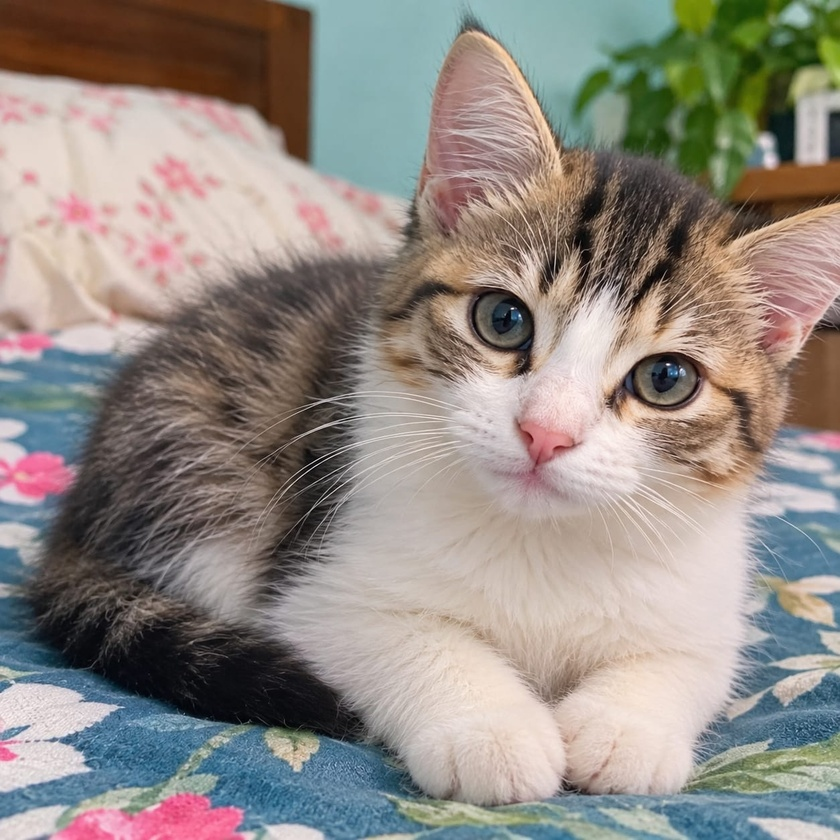
#> input picture Linear_Work/input.jpg, 840 x 840 px, shrunk from 1254 x 1254 before the run
$ python linear_work.py
#> lines starting #> are read from the running program, lines starting #| are printed output that depends on the picture
import os
import numpy as np
import matplotlib.pyplot as plt
from PIL import Image

# code-er folder-er path
here = os.path.dirname(os.path.abspath(__file__))
def in_here(name):
    return os.path.join(here, name)

# chobi niye gray banai
g = np.asarray(Image.open(in_here("input.jpg")).convert("L"), dtype=float)
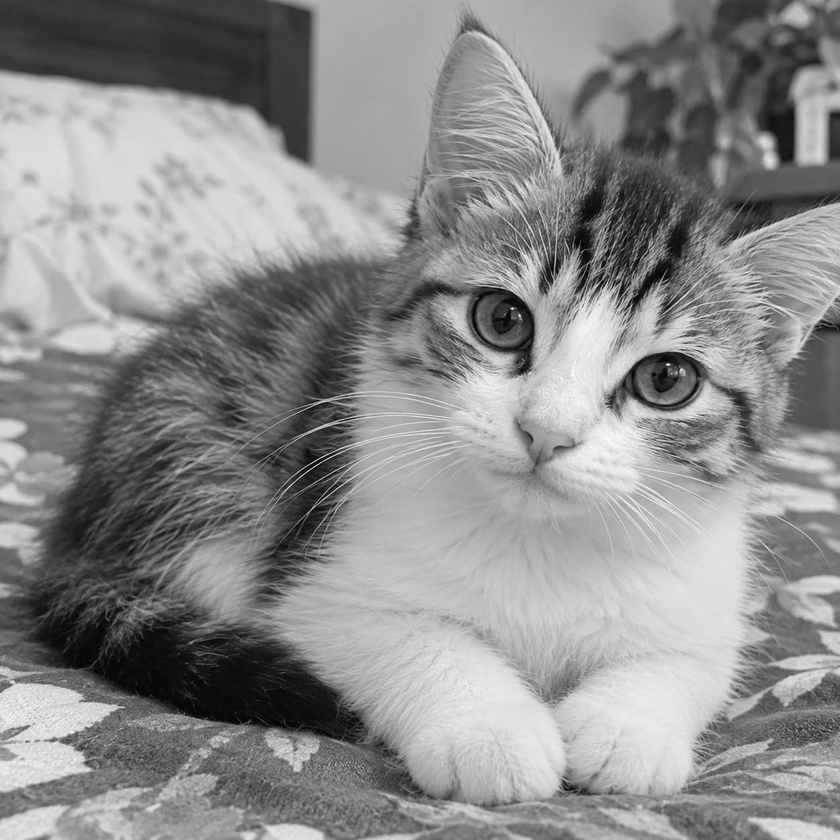
#> g: shape (840, 840) float64; min 0, max 254, mean 140.3

# ---- 1. s = a*r + b (contrast ar brightness) ----
def line_map(arr, a, b):
#> called with a = 1.8, b = 20
    return np.clip(a * arr + b, 0, 255).astype(np.uint8)
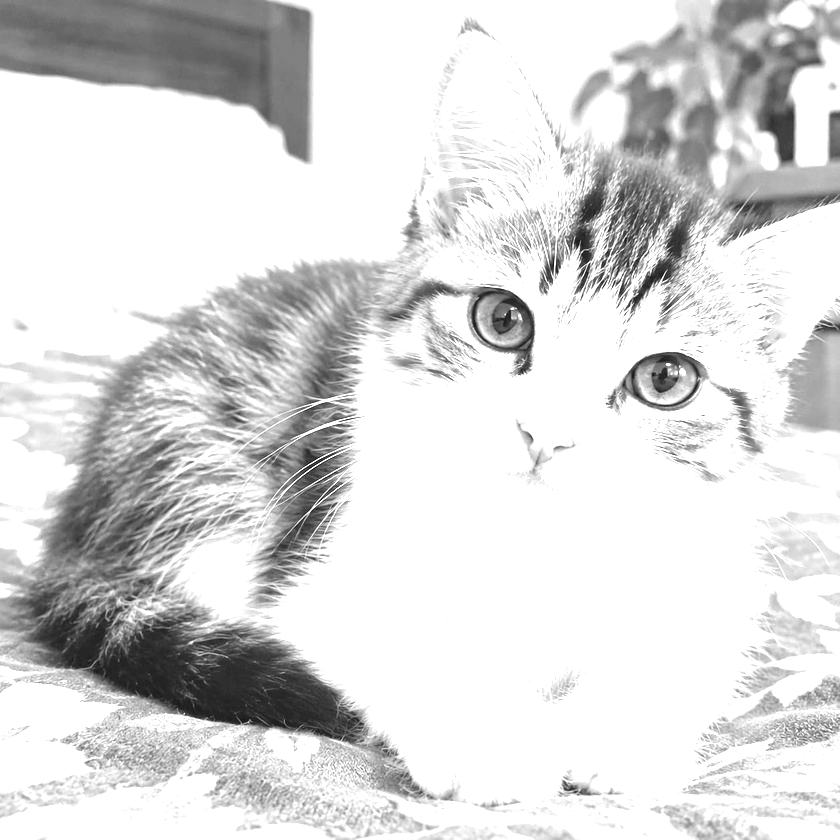
#> returned value: shape (840, 840); min 20, max 255, mean 217.6

# ---- 2. negative: s = 255 - r ----
def flip_dark_light(arr):
    return (255 - arr).astype(np.uint8)
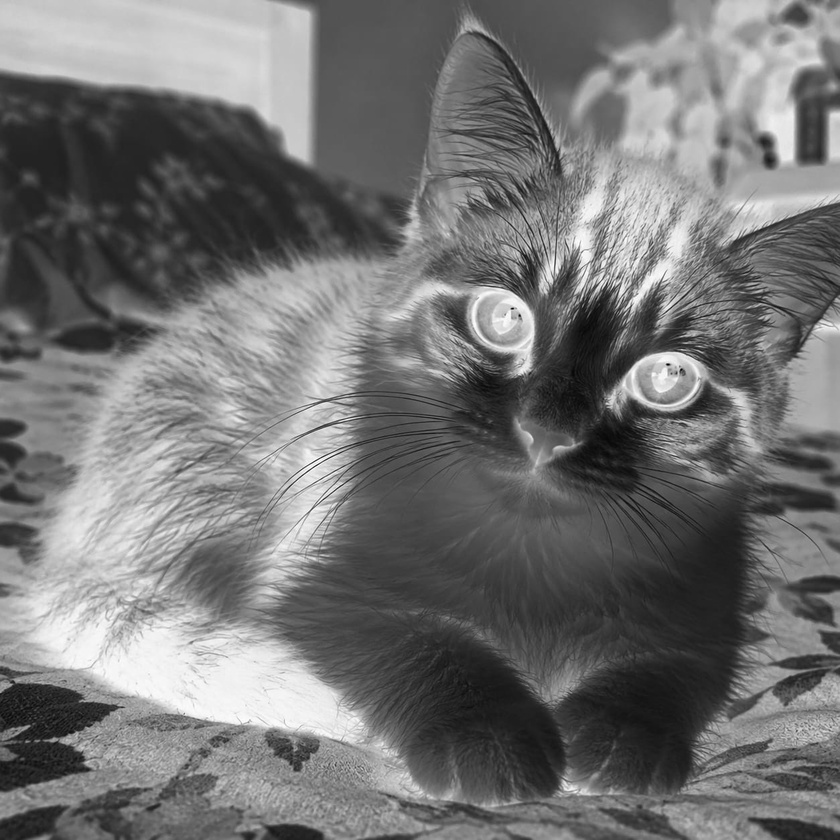
#> returned value: shape (840, 840); min 1, max 255, mean 114.7

# ---- 3. contrast stretching: min-max ke 0-255 e tana ----
def stretch(arr):
    lo, hi = arr.min(), arr.max()
#> lo = 0; hi = 254
    if hi == lo:
        return arr.astype(np.uint8)
    return ((arr - lo) / (hi - lo) * 255).astype(np.uint8)

a_val, b_val = 1.8, 20

adjusted = line_map(g, a_val, b_val)
negative = flip_dark_light(g)
stretched = stretch(g)

# ---- dekhano: upore chobi, niche histogram ----
panels = [("Mul gray", g.astype(np.uint8)),
          (f"a={a_val}, b={b_val}", adjusted),
          ("Negative", negative),
          ("Stretched", stretched)]

fig, cells = plt.subplots(2, 4, figsize=(16, 7))
for i, (name, im) in enumerate(panels):
    cells[0, i].imshow(im, cmap="gray", vmin=0, vmax=255)
    cells[0, i].set_title(name)
    cells[0, i].axis("off")

    cells[1, i].hist(im.ravel(), bins=64, range=(0, 255), color="steelblue")
    cells[1, i].set_title("histogram")
#> this loop made 4 passes
#> name on passes 1 to 4: 'Mul gray', 'a=1.8, b=20', 'Negative', 'Stretched'

plt.tight_layout()
plt.savefig(in_here("linear_overview.png"), dpi=120)
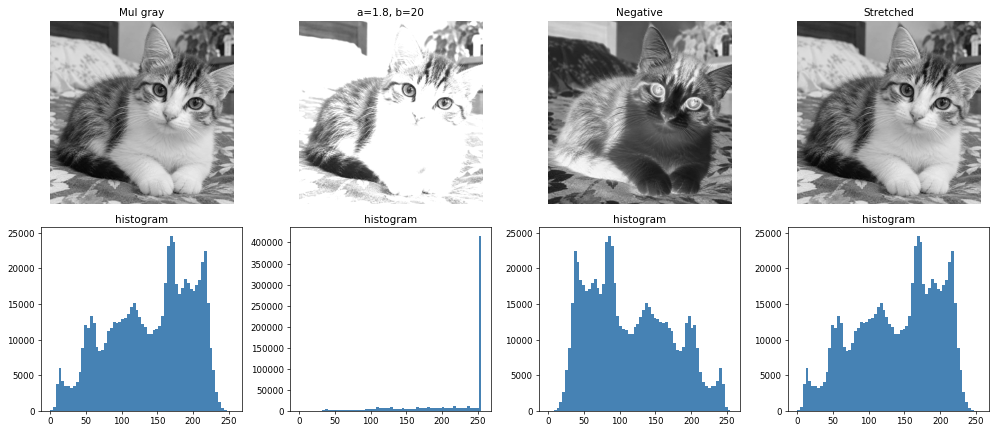
#> figure drawn by matplotlib, 8 panels; panel 5: tallest bar 24493 high, from x = 167.3 to 171.3; panel 6: tallest bar 414932 high, from x = 251 to 255; panel 7: tallest bar 24493 high, from x = 83.67 to 87.66; panel 8: tallest bar 24493 high, from x = 167.3 to 171.3

Image.fromarray(adjusted).save(in_here("my_adjusted.jpg"))
Image.fromarray(negative).save(in_here("my_negative.jpg"))
Image.fromarray(stretched).save(in_here("my_stretched.jpg"))

print("min/max age:", int(g.min()), int(g.max()))
#| min/max age: 0 254
print("min/max stretch-er pore:", int(stretched.min()), int(stretched.max()))
#| min/max stretch-er pore: 0 255
print("kaj shesh, file save hoyeche:", here)
plt.show()
